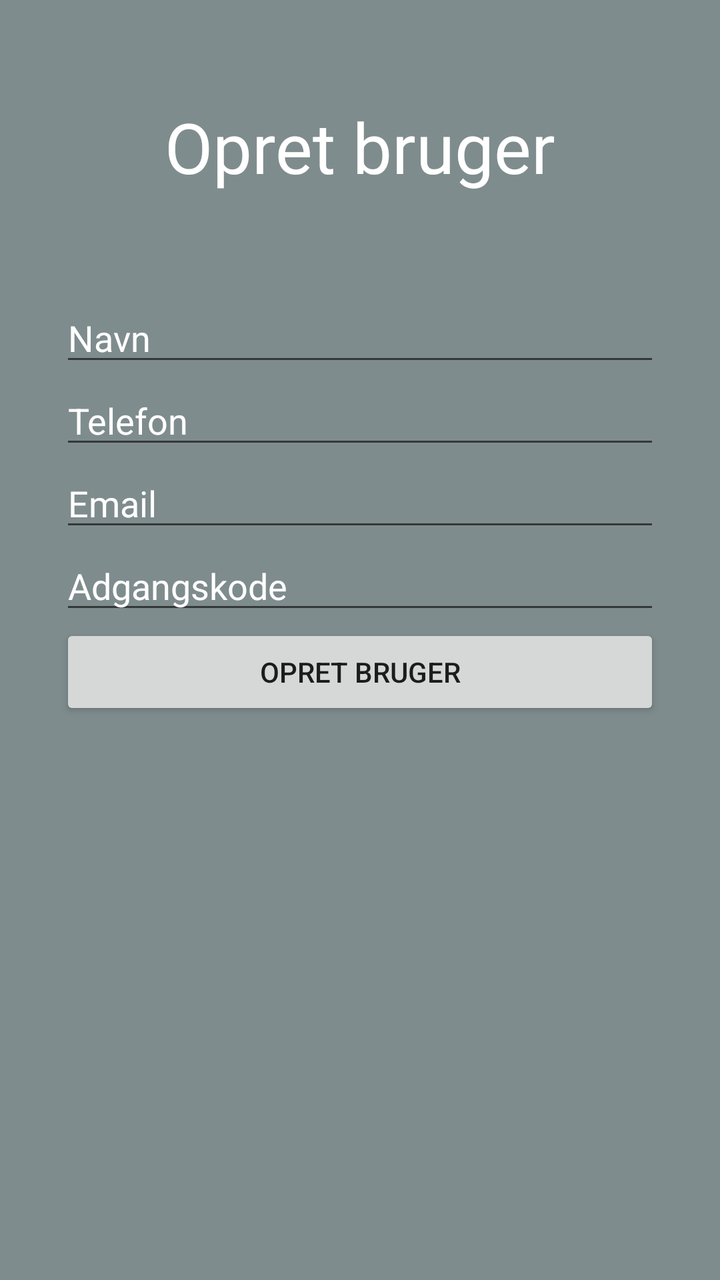
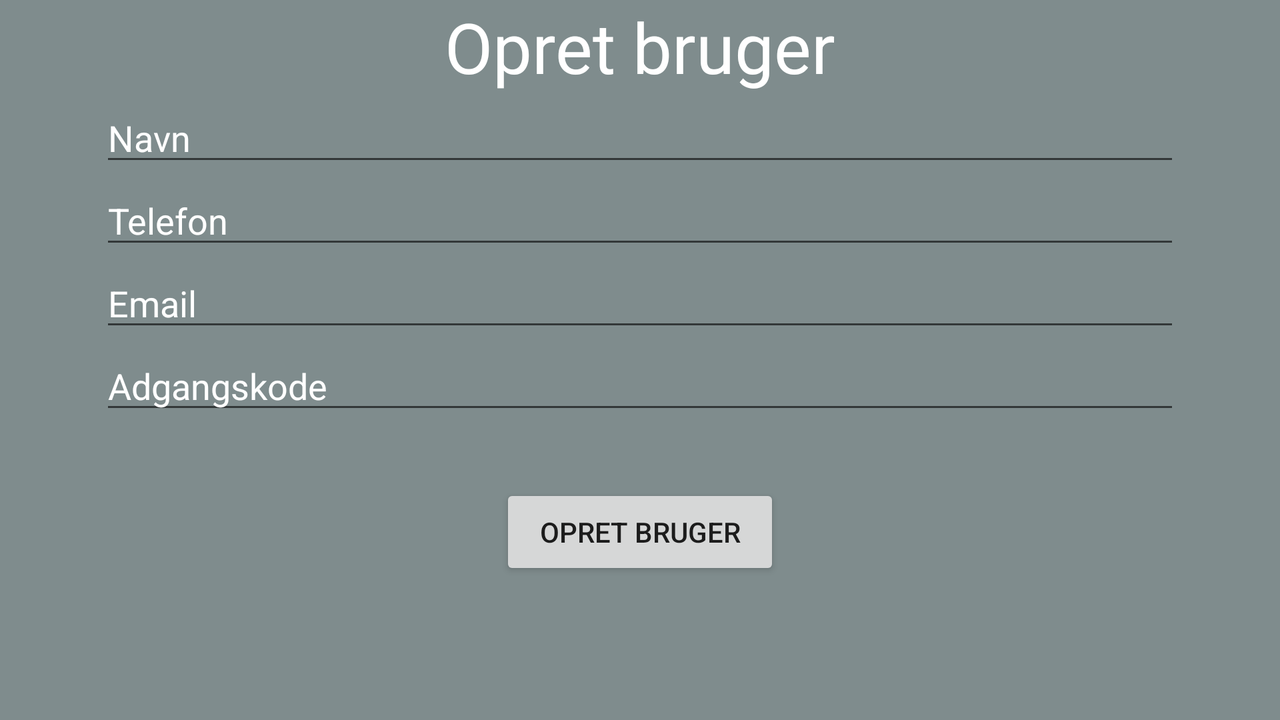

First picture: res/layout/ on a phone held upright. Second picture: the repository's own variant of that layout, on a device whose configuration matches the variant's folder. Source for both follows.
<!-- AndroidManifest.xml: application theme AppTheme -->
<!-- res/layout/activity_sign_up.xml -->
<?xml version="1.0" encoding="utf-8"?>
<LinearLayout xmlns:android="http://schemas.android.com/apk/res/android"
    xmlns:app="http://schemas.android.com/apk/res-auto"
    xmlns:tools="http://schemas.android.com/tools"
    android:layout_width="match_parent"
    android:layout_height="match_parent"
    android:orientation="vertical"
    android:background="#7f8c8d"
    tools:context=".SignUpActivity">

    <TextView
        android:id="@+id/signUpHeaderTextView"
        android:layout_width="match_parent"
        android:layout_height="wrap_content"
        android:layout_gravity="center_horizontal"
        android:text="Opret bruger"
        android:layout_marginTop="50dp"
        android:textColor="#FFFFFF"
        android:textAlignment="center"
        android:textSize="35sp" />

        <EditText
            android:id="@+id/signUpFullnameEditView"
            android:layout_width="match_parent"
            android:layout_height="wrap_content"
            android:layout_marginLeft="5sp"
            android:layout_marginTop="50dp"
            android:textColor="#FFFFFF"
            android:textColorHint="#ffff"
            android:hint="Navn"
            android:inputType="text"
            android:layout_marginStart="30dp"
            android:layout_marginEnd="30dp"/>


        <EditText
            android:id="@+id/signUpPhoneNoEditView"
            android:layout_width="match_parent"
            android:layout_height="wrap_content"
            android:layout_marginLeft="5sp"
            android:textColor="#FFFFFF"
            android:textColorHint="#ffff"
            android:hint="Telefon"
            android:inputType="number"
            android:layout_marginStart="30dp"
            android:layout_marginEnd="30dp"/>



        <EditText
            android:id="@+id/signUpEmailEditView"
            android:layout_width="match_parent"
            android:layout_height="wrap_content"
            android:layout_marginLeft="5sp"
            android:textColor="#FFFFFF"
            android:textColorHint="#ffff"
            android:hint="Email"
            android:inputType="textEmailAddress"
            android:layout_marginStart="30dp"
            android:layout_marginEnd="30dp"/>


        <EditText
            android:id="@+id/signUpPasswordEditView"
            android:layout_width="match_parent"
            android:layout_height="wrap_content"
            android:layout_marginLeft="5sp"
            android:textColor="#FFFFFF"
            android:textColorHint="#ffff"
            android:hint="Adgangskode"
            android:inputType="text"
            android:layout_marginStart="30dp"
            android:layout_marginEnd="30dp"/>

    <Button
        android:id="@+id/signUpCreateButton"
        android:layout_width="match_parent"
        android:layout_height="wrap_content"
        android:layout_marginLeft="60dp"
        android:text="Opret bruger"
        android:layout_gravity="center"
        android:layout_marginRight="60sp"
        android:layout_marginStart="30dp"
        android:layout_marginEnd="30dp" />



    <TextView
        android:layout_width="match_parent"
        android:layout_height="wrap_content"
        android:id="@+id/mainMessageTextView"/>

    <ProgressBar
        android:id="@+id/mainProgressbar"
        android:layout_width="wrap_content"
        android:layout_height="wrap_content"
        android:layout_gravity="center|center"
        android:visibility="invisible"
        android:layout_marginLeft="-10dp"/>




</LinearLayout>
<!-- resources referenced by this layout -->
<resources>
  <style name="AppTheme" parent="Theme.MaterialComponents.Light.NoActionBar">
          
          <item name="colorPrimary">@color/colorPrimary</item>
          <item name="colorPrimaryDark">#7f8c8d</item>
          <item name="colorAccent">@color/colorAccent</item>
      </style>
  <color name="colorPrimary">#b9c5c7</color>
  <color name="colorAccent">#FFFFFF</color>
</resources>
<!-- res/layout-land/activity_sign_up.xml (the author's variant of the layout above) -->
<!-- drawn on the phone turned sideways -->
<?xml version="1.0" encoding="utf-8"?>
<LinearLayout xmlns:android="http://schemas.android.com/apk/res/android"
    xmlns:app="http://schemas.android.com/apk/res-auto"
    xmlns:tools="http://schemas.android.com/tools"
    android:layout_width="match_parent"
    android:layout_height="match_parent"
    android:orientation="vertical"
    android:background="#7f8c8d"
    tools:context=".SignUpActivity">

    <TextView
        android:id="@+id/signUpHeaderTextView"
        android:layout_width="match_parent"
        android:layout_height="wrap_content"
        android:layout_gravity="center_horizontal"
        android:text="Opret bruger"
        android:layout_marginTop="0dp"
        android:textColor="#FFFFFF"
        android:textAlignment="center"
        android:textSize="35sp" />

    <EditText
        android:id="@+id/signUpFullnameEditView"
        android:layout_width="match_parent"
        android:layout_height="wrap_content"
        android:layout_marginLeft="5sp"
        android:textColor="#FFFFFF"
        android:textColorHint="#ffff"
        android:hint="Navn"
        android:inputType="textEmailAddress"
        android:layout_marginStart="50dp"
        android:layout_marginEnd="50dp"/>


    <EditText
        android:id="@+id/signUpPhoneNoEditView"
        android:layout_width="match_parent"
        android:layout_height="wrap_content"
        android:layout_marginLeft="5sp"
        android:textColor="#FFFFFF"
        android:textColorHint="#ffff"
        android:hint="Telefon"
        android:inputType="number"
        android:layout_marginStart="50dp"
        android:layout_marginEnd="50dp"/>

    <EditText
        android:id="@+id/signUpEmailEditView"
        android:layout_width="match_parent"
        android:layout_height="wrap_content"
        android:layout_marginLeft="5sp"
        android:textColor="#FFFFFF"
        android:textColorHint="#ffff"
        android:hint="Email"
        android:inputType="textEmailAddress"
        android:layout_marginStart="50dp"
        android:layout_marginEnd="50dp"/>


    <EditText
        android:id="@+id/signUpPasswordEditView"
        android:layout_width="match_parent"
        android:layout_height="wrap_content"
        android:layout_marginLeft="5sp"
        android:textColor="#FFFFFF"
        android:textColorHint="#ffff"
        android:hint="Adgangskode"
        android:inputType="text"
        android:layout_marginStart="50dp"
        android:layout_marginEnd="50dp"/>

    <Button
        android:id="@+id/signUpCreateButton"
        android:layout_width="match_parent"
        android:layout_height="wrap_content"
        android:layout_marginStart="250dp"
        android:layout_marginEnd="250dp"
        android:layout_marginTop="30dp"
        android:text="Opret bruger"
        android:layout_gravity="center"
        />

    <ProgressBar
        android:layout_width="wrap_content"
        android:layout_height="wrap_content"
        android:id="@+id/mainProgressbar"
        android:visibility="gone"/>

    <TextView
        android:layout_width="match_parent"
        android:layout_height="wrap_content"
        android:id="@+id/mainMessageTextView"/>


</LinearLayout>
